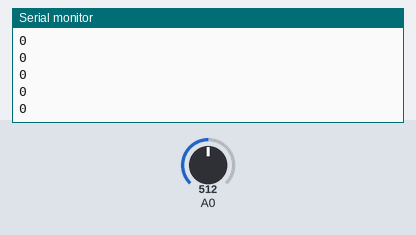
The sketch below on a simulated Arduino Uno, built with avr-gcc and run on an emulated ATmega328P. Parts: the last lines printed to the serial monitor. Inputs (shaded band) come from the test bench; at power-on: A0 = 512.

Above: at 1.3 s.
1.4 s: A0 set to 716
At 1.41 s:
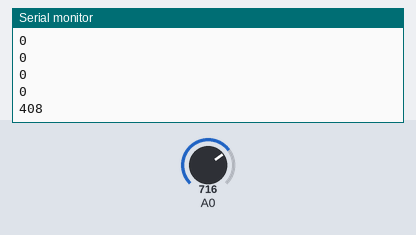
2.9 s: A0 set to 900
At 2.91 s:
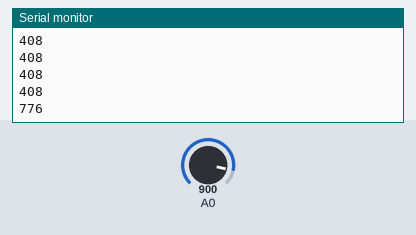
Timing chart, 0 to 5.9 s (numbered marks = the images above; inputs shaded):
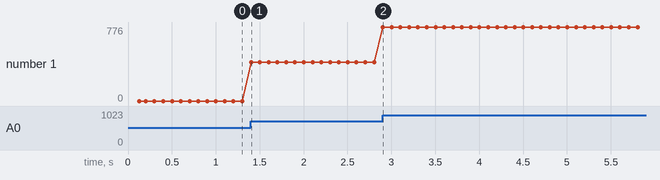

Measured:
- after the input at 1.4 s, the serial monitor: prints a new line at once (image 1)
- after the input at 2.9 s, the serial monitor: prints a new line at once (image 2)
- plotted number 1: 0 → 408 after the input at 1.4 s, 408 → 776 after the input at 2.9 s

The sketch:

analog_calibrate_zero_point.ino
```cpp
int zero = 0;  // Глобальная переменная для хранения нулевого значения
unsigned long previousMillis = 0;  // Переменная для хранения времени последнего измерения
const long interval = 100;  // Интервал между измерениями (1 секунда)

// Функция для усреднения значений аналогового входа
int averageAnalogRead(int pin, int numSamples) {
  long sum = 0;
  for (int i = 0; i < numSamples; i++) {
    sum += analogRead(pin);
    delay(10);  // Небольшая задержка между измерениями
  }
  return sum / numSamples;
}

void setup() {
  Serial.begin(9600);  // Инициализация последовательного соединения

  // Усредняем начальное значение потенциометра
  zero = averageAnalogRead(A0, 10);  // Усредняем 10 измерений
  Serial.println("Zero point set to: " + String(zero));  // Для отладки
}

void loop() {
  unsigned long currentMillis = millis();  // Текущее время

  // Проверяем, прошло ли нужное время (1 секунда)
  if (currentMillis - previousMillis >= interval) {
    // Сохраняем время этого измерения
    previousMillis = currentMillis;

    int rawValue = analogRead(A0);  // Считываем текущее значение потенциометра
    int calibratedValue = rawValue - zero;  // Вычитаем нулевое значение

    // Применяем функцию map к скорректированному значению
    int mappedValue = map(calibratedValue, 0, 1023 - zero, 0, 1023);

    // Ограничиваем значения в диапазоне от 0 до 1023
    mappedValue = constrain(mappedValue, 0, 1023);

    Serial.println(mappedValue);  // Выводим масштабированное значение
  }
}
```
